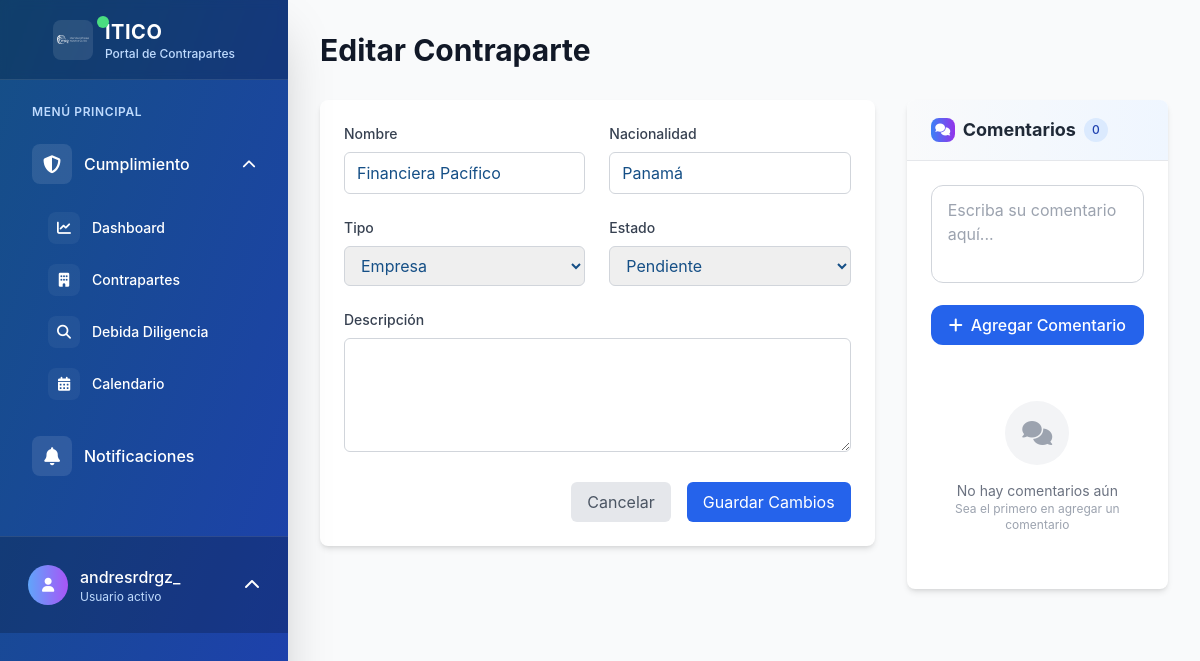
/contrapartes/6/editar/ (signed in), run on an earlier commit of the app's database.
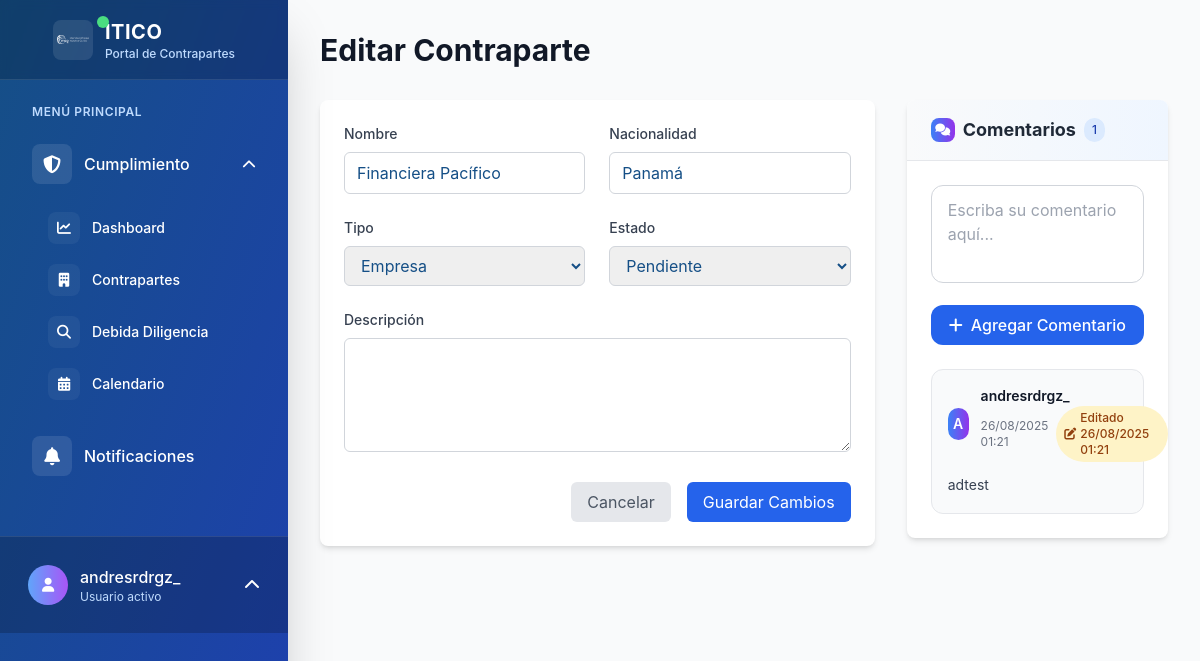
And on a later commit of the database.
### contrapartes/models.py (models this page shows, shortened)
class Contraparte(models.Model):
    ESTADOS_CONTRAPARTE = [
        ('activa', 'Activa'),
        ('inactiva', 'Inactiva'),
        ('pendiente', 'Pendiente de Aprobación'),
        ('rechazada', 'Rechazada'),
        ('en_revision', 'En Revisión'),
    ]
    nombre = models.CharField(max_length=255, verbose_name="Nombre")
    nacionalidad = models.CharField(max_length=100, verbose_name="Nacionalidad")
    tipo = models.ForeignKey(
        TipoContraparte,
        on_delete=models.PROTECT,
        related_name='contrapartes',
        verbose_name="Tipo",
        limit_choices_to={'activo': True},
        help_text="Tipo de contraparte"
    )
    estado = models.CharField(
        max_length=20,
        choices=ESTADOS_CONTRAPARTE,
        default='pendiente',
        verbose_name="Estado"
    )
    fecha_proxima_dd = models.DateField(
        verbose_name="Próxima Debida Diligencia",
        null=True,
        blank=True,
        help_text="Fecha de la próxima renovación de debida diligencia"
    )
    creado_por = models.ForeignKey(
        User,
        on_delete=models.PROTECT,
        related_name='contrapartes_creadas',
        verbose_name="Creado por"
    )
    fecha_creacion = models.DateTimeField(auto_now_add=True, verbose_name="Fecha de creación")
    fecha_actualizacion = models.DateTimeField(auto_now=True, verbose_name="Última actualización")
    descripcion = models.TextField(blank=True, null=True, verbose_name="Descripción")
    notas = models.TextField(blank=True, null=True, verbose_name="Notas adicionales")
    class Meta:
        verbose_name = "Contraparte"
        verbose_name_plural = "Contrapartes"
        ordering = ['-fecha_creacion']
    @property
    def comentarios_activos_count(self):
        return self.comentarios.filter(activo=True).count()

class TipoContraparte(models.Model):
    codigo = models.CharField(
        max_length=20,
        unique=True,
        verbose_name="Código",
        help_text="Código único para identificar el tipo (ej: empresa, ong, etc.)"
    )
    nombre = models.CharField(
        max_length=100,
        verbose_name="Nombre",
        help_text="Nombre descriptivo del tipo de contraparte"
    )
    descripcion = models.TextField(
        blank=True,
        null=True,
        verbose_name="Descripción",
        help_text="Descripción detallada del tipo de contraparte"
    )
    activo = models.BooleanField(
        default=True,
        verbose_name="Activo",
        help_text="Indica si este tipo está disponible para nuevas contrapartes"
    )
    creado_por = models.ForeignKey(
        User,
        on_delete=models.PROTECT,
        related_name='tipos_contraparte_creados',
        verbose_name="Creado por"
    )
    fecha_creacion = models.DateTimeField(auto_now_add=True, verbose_name="Fecha de creación")
    fecha_actualizacion = models.DateTimeField(auto_now=True, verbose_name="Última actualización")
    class Meta:
        verbose_name = "Tipo de Contraparte"
        verbose_name_plural = "Tipos de Contraparte"
        ordering = ['nombre']

class Comentario(models.Model):
    contraparte = models.ForeignKey(
        Contraparte,
        on_delete=models.CASCADE,
        related_name='comentarios',
        verbose_name="Contraparte"
    )
    usuario = models.ForeignKey(
        User,
        on_delete=models.PROTECT,
        related_name='comentarios_contrapartes',
        verbose_name="Usuario"
    )
    contenido = models.TextField(
        verbose_name="Comentario",
        help_text="Contenido del comentario"
    )
    fecha_creacion = models.DateTimeField(
        auto_now_add=True,
        verbose_name="Fecha de creación"
    )
    fecha_actualizacion = models.DateTimeField(
        auto_now=True,
        verbose_name="Fecha de actualización"
    )
    editado = models.BooleanField(
        default=False,
        verbose_name="Editado",
        help_text="Indica si el comentario ha sido editado"
    )
    activo = models.BooleanField(
        default=True,
        verbose_name="Activo"
    )
    class Meta:
        verbose_name = "Comentario"
        verbose_name_plural = "Comentarios"
        ordering = ['-fecha_creacion']

### contrapartes/views.py (the view)
# urls.py: path('<int:pk>/editar/', views.ContraparteUpdateView.as_view(), name='editar'),
class ContraparteUpdateView(LoginRequiredMixin, UpdateView):
    model = Contraparte
    form_class = ContraparteForm
    template_name = 'contrapartes/editar.html'
    success_url = reverse_lazy('contrapartes:lista')
    def get_context_data(self, **kwargs):
        context = super().get_context_data(**kwargs)
        if 'form' not in context:
            context['form'] = self.get_form()
        return context

### templates/contrapartes/editar.html (shortened to what the changed rows need)
{% extends 'base.html' %}
{% block content %}
<div class="max-w-6xl mx-auto">
    <h1 class="text-3xl font-bold text-gray-900 mb-8">Editar Contraparte</h1>
    <div class="grid grid-cols-1 lg:grid-cols-3 gap-8">
        <div class="lg:col-span-2">
            <div class="bg-white rounded-lg shadow-md p-6">
                <form method="post">
                    <div class="grid grid-cols-1 md:grid-cols-2 gap-6">
                        <div>
                            <label class="block text-sm font-medium text-gray-700 mb-2">Nombre</label>
                            <input type="text" name="nombre" value="{{ object.nombre }}" class="w-full px-3 py-2 border border-gray-300 rounded-md focus:outline-none focus:ring-2 focus:ring-blue-500">
                        </div>
                        <div>
                            <label class="block text-sm font-medium text-gray-700 mb-2">Nacionalidad</label>
                            <input type="text" name="nacionalidad" value="{{ object.nacionalidad }}" class="w-full px-3 py-2 border border-gray-300 rounded-md focus:outline-none focus:ring-2 focus:ring-blue-500">
                        </div>
                        <div>
                            <label class="block text-sm font-medium text-gray-700 mb-2">Tipo</label>
                            <select name="tipo" class="w-full px-3 py-2 border border-gray-300 rounded-md focus:outline-none focus:ring-2 focus:ring-blue-500">
                                {% for tipo in form.tipo.field.queryset %}
                                    <option value="{{ tipo.id }}" {% if object.tipo == tipo %}selected{% endif %}>{{ tipo.nombre }}</option>
                                {% endfor %}
                            </select>
                        </div>
                        <div>
                            <label class="block text-sm font-medium text-gray-700 mb-2">Estado</label>
                            <select name="estado" class="w-full px-3 py-2 border border-gray-300 rounded-md focus:outline-none focus:ring-2 focus:ring-blue-500">
                                <option value="pendiente" {% if object.estado == 'pendiente' %}selected{% endif %}>Pendiente</option>
                            </select>
                        </div>
                    </div>
                </form>
            </div>
        </div>
        <div class="lg:col-span-1">
            <div class="bg-white rounded-lg shadow-md overflow-hidden">
                <div class="bg-gradient-to-r from-gray-50 to-blue-50 px-6 py-4 border-b border-gray-200">
                    <h2 class="text-lg font-bold text-gray-800 flex items-center">
                        <div class="w-6 h-6 rounded-lg bg-gradient-to-r from-blue-500 to-purple-600 flex items-center justify-center text-white mr-2">
                            <i class="fas fa-comments text-xs"></i>
                        </div>
                        Comentarios
                        <span id="comentarios-count" class="ml-2 px-2 py-1 bg-blue-100 text-blue-800 text-xs rounded-full font-medium">
                            {{ object.comentarios_activos_count }}
                        </span>
                    </h2>
                </div>
                <div class="p-6">
                    <div id="comentarios-container">
                        {% include 'contrapartes/comentarios_list_partial.html' %}
                    </div>
                </div>
            </div>
        </div>
    </div>
</div>
{% endblock %}

### templates/contrapartes/comentarios_list_partial.html (shortened to what this page needs)
<div class="space-y-4">
    {% for comentario in object.comentarios.all %}
        {% if comentario.activo %}
            <div class="bg-gray-50 rounded-xl p-4 border border-gray-200 hover:border-gray-300 transition-colors duration-200" data-comentario-id="{{ comentario.id }}">
                <div class="flex items-start justify-between mb-3">
                    <div class="flex items-center space-x-3">
                        <div class="w-8 h-8 rounded-full bg-gradient-to-r from-blue-500 to-purple-600 flex items-center justify-center text-white font-semibold text-sm">
                            {{ comentario.usuario.first_name|first|default:comentario.usuario.username|first|upper }}
                        </div>
                        <div>
                            <h4 class="font-semibold text-gray-900 text-sm">
                                {{ comentario.usuario.get_full_name|default:comentario.usuario.username }}
                            </h4>
                            <div class="flex items-center space-x-2 text-xs text-gray-500">
                                <span>{{ comentario.fecha_creacion|date:"d/m/Y H:i" }}</span>
                                {% if comentario.editado %}
                                    <span class="inline-flex items-center px-2 py-1 rounded-full bg-amber-100 text-amber-800 font-medium">
                                        <i class="fas fa-edit mr-1"></i>
                                        Editado {{ comentario.fecha_actualizacion|date:"d/m/Y H:i" }}
                                    </span>
                                {% endif %}
                            </div>
                        </div>
                    </div>
                </div>
                <div class="comentario-contenido">
                    <p class="text-gray-700 text-sm leading-relaxed whitespace-pre-wrap">{{ comentario.contenido }}</p>
                </div>
            </div>
        {% endif %}
    {% empty %}
        <div class="text-center py-8">
            <div class="w-16 h-16 mx-auto mb-4 rounded-full bg-gray-100 flex items-center justify-center">
                <i class="fas fa-comments text-2xl text-gray-400"></i>
            </div>
            <p class="text-gray-500 text-sm">No hay comentarios aún</p>
            <p class="text-gray-400 text-xs">Sea el primero en agregar un comentario</p>
        </div>
    {% endfor %}
</div>

What changed in the data, as far as the page shows it:
changed Contraparte "Financiera Pacífico": comentarios_activos_count "0" → "1"
added Comentario: usuario.first_name|first "A", usuario.get_full_name "andresrdrgz_", fecha_creacion "26/08/2025 01:21", fecha_actualizacion "26/08/2025 01:21", contenido "adtest"
Also different on the page:
text no longer shown: "No hay comentarios aún Sea el primero en agregar un comentario"
